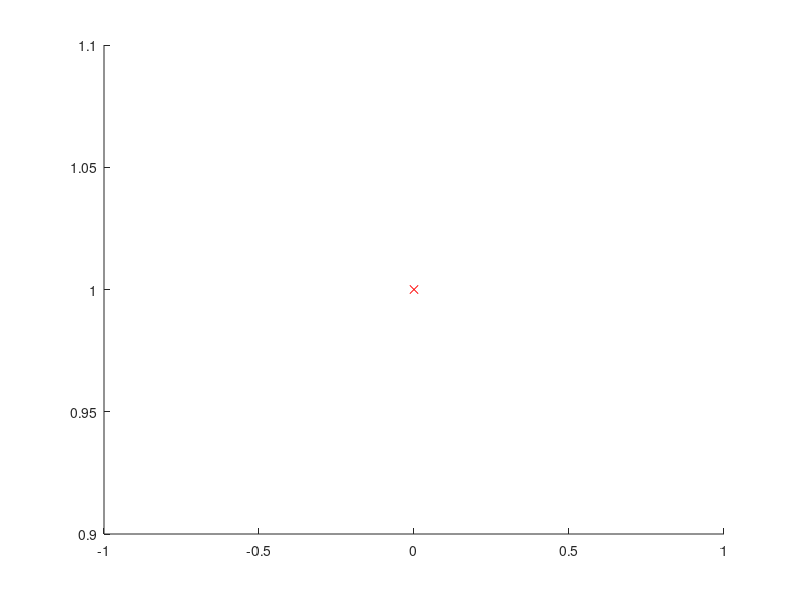

Write MATLAB code to recreate this figure. (Note: this script raises an error after producing the figure.)

fp=fopen('y_e-y.csv','w');
fprintf(fp,"Time,Approximation,Real,Error\n");

n=0;
xi=0;
y=1;

final=8;
steps=20;
dt=final/steps;
t=xi:dt:final;

clf
hold on
plot(xi,y,'rx')
plot(xi,e^(r*xi),'bx')
title('Another approximation e^-y')
xlabel('t')
ylabel('y(t)')

fprintf(fp,"%f,%f,%f,%f\n",xi,y,ln(xi),ln(xi)-y);

while n<steps
	y=y+exp(-n*dt)*dt+(1-0.5*dt);
	n=n+1;
	s=ln(xi+n*dt);
	fprintf(fp,"%f,%f,%f,%f\n",xi+n*dt,y,s,abs(s-y));
	
	hold on
	plot(xi+n*dt,y,'rx');
	plot(xi+n*dt,s,'bx');
	end 
	
print appvsreal00.jpg
fclose(fp);